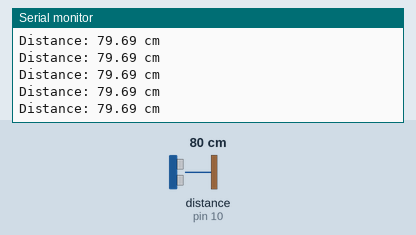
This sketch was run on a simulated Arduino Uno, built with avr-gcc and run on an emulated ATmega328P. On the bench: the last lines printed to the serial monitor. Wiring (inferred from the names in the program): ultrasonic range finder: trigger pin 9; echo pin 10. The inputs (shaded band) are chosen by the test bench; at power-on: distance to the obstacle (sensor on pin 10) 80 cm. The echo pulse lasts 58.3 µs per cm.

Above: at 1.2 s.
1.3 s: distance to the obstacle (sensor on pin 10) set to 120 cm
At 1.8 s:
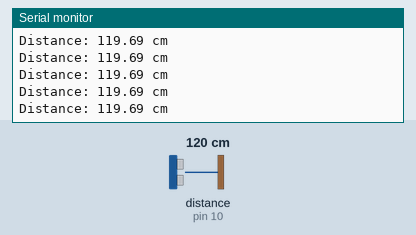
4.3 s: distance to the obstacle (sensor on pin 10) set to 2 cm
At 5.3 s:
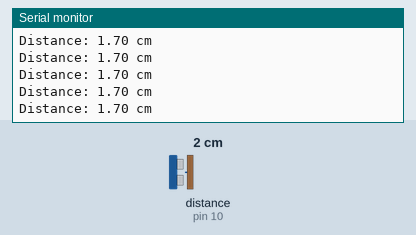
7.3 s: distance to the obstacle (sensor on pin 10) set to 18 cm
At 8.4 s:
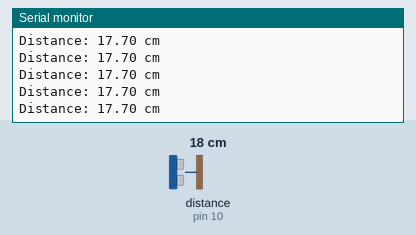
10.3 s: distance to the obstacle (sensor on pin 10) set to 4 cm
At 11.1 s:
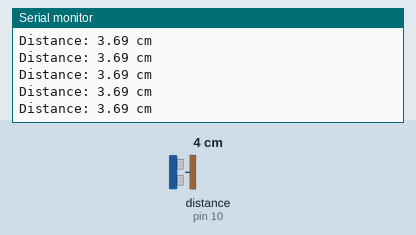
13.3 s: distance to the obstacle (sensor on pin 10) set to 250 cm
At 14.0 s:
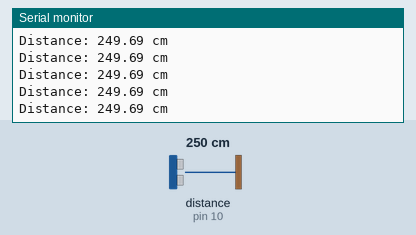
16.3 s: distance to the obstacle (sensor on pin 10) set to 35 cm
At 17.0 s:
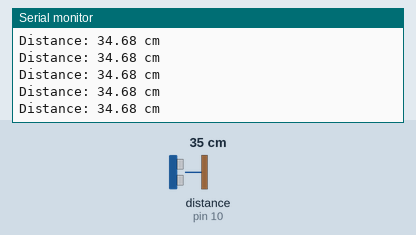
Timing chart, 0 to 19.3 s (numbered marks = the images above; inputs shaded):
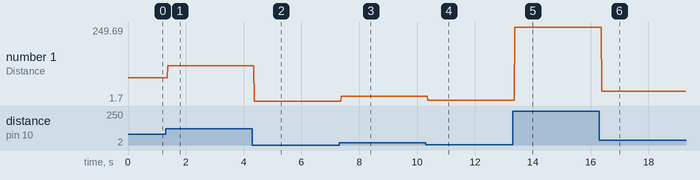

The sketch:

UNO_R3_USound.ino
```cpp
const int trigPin = 9; // Pin connected to the trigger of the ultrasonic sensor
const int echoPin = 10; // Pin connected to the echo of the ultrasonic sensor

float readDistance() {
  // send 10us pulse
  digitalWrite(trigPin, LOW); //start with trigger off
  delayMicroseconds(2);
  digitalWrite(trigPin, HIGH); //keep trigger pin on for 10us initiates the distance measuement process
  delayMicroseconds(10);
  digitalWrite(trigPin, LOW);

  unsigned long duration = pulseIn(echoPin, HIGH, 30000UL); //the echo pin is set to HIGH it then waits for the echo of the light wave and when it receives it the pin is set back to LOW
  //the duration for which it was HIGH is measured with pulseIn (30ms timeout in case no echo received)
  if (duration == 0) {
    return -1; //invalid
  }
  return duration/58.3; //distance in cm(from speed of light)
  //since the speed of sound is approximately 343 m/s, which is 29.15 microseconds per centimeter for the round trip
}


void setup() {
  // put your setup code here, to run once:
  Serial.begin(9600); // Start serial communication at 9600 baud rate
  pinMode(trigPin, OUTPUT); // Set the trigger pin as output
  pinMode(echoPin, INPUT); // Set the echo pin as input


}

void loop() {
  // put your main code here, to run repeatedly:
  float distance = readDistance(); // Read the distance from the ultrasonic sensor
  if (distance < 0) {
    Serial.println("Invalid reading"); // Print an error message if the reading is invalid
  } else {
    Serial.print("Distance: "); // Print the distance to the Serial Monitor
    Serial.print(distance);
    Serial.println(" cm"); // Print the unit of measurement
  }

}
```

Measured:
- after the input at 1.3 s, the serial monitor: prints a new line after 0.08 s (image 1)
- after the input at 4.3 s, the serial monitor: prints a new line after 0.07 s (image 2)
- after the input at 7.3 s, the serial monitor: prints a new line after 0.07 s (image 3)
- after the input at 10.3 s, the serial monitor: prints a new line after 0.07 s (image 4)
- after the input at 13.3 s, the serial monitor: prints a new line after 0.07 s (image 5)
- after the input at 16.3 s, the serial monitor: prints a new line after 0.09 s (image 6)
- plotted number 1: 79.69 → 119.69 after the input at 1.3 s, 119.69 → 1.7 after the input at 4.3 s, 1.7 → 17.7 after the input at 7.3 s, 17.7 → 3.69 after the input at 10.3 s, 3.69 → 249.69 after the input at 13.3 s
